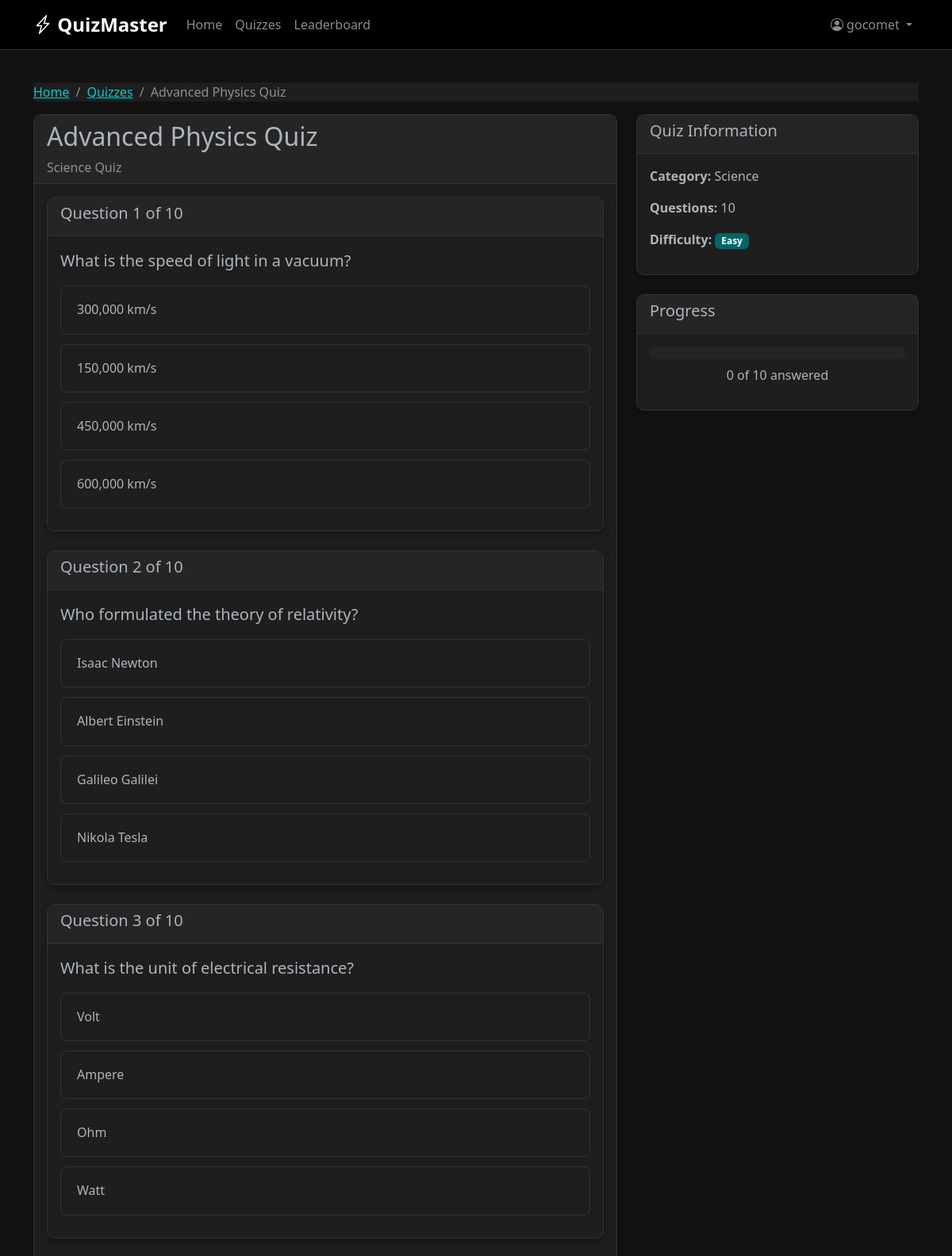
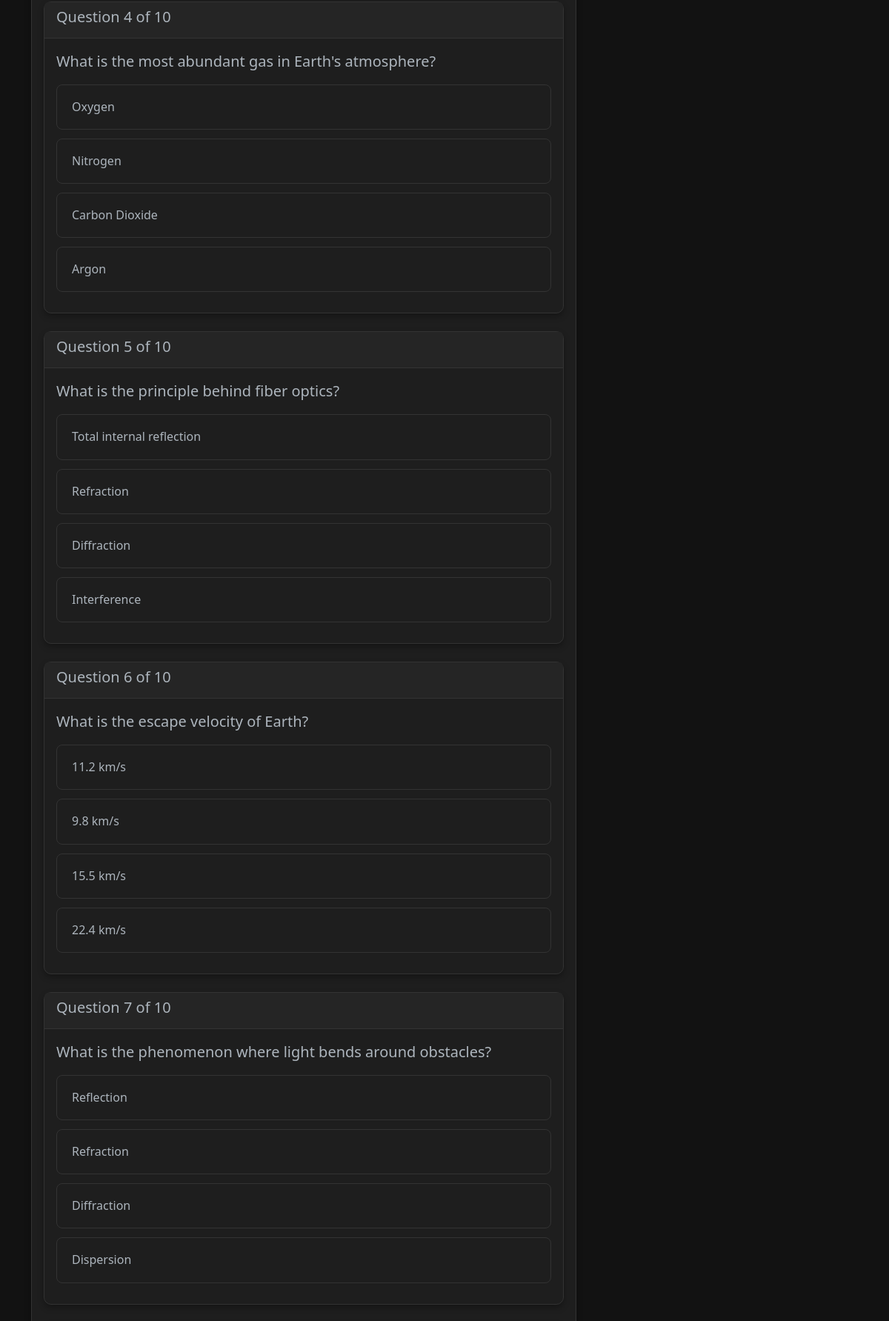
Screenshot of /quiz/9/ (signed in, upper part) with the database file from the repository (2 pictures, top to bottom).
### quiz/models.py (models this page shows, shortened)
class Quiz(models.Model):
    title = models.CharField(max_length=200)
    description = models.TextField(blank=True)
    category = models.ForeignKey(Category, on_delete=models.CASCADE, related_name="quizzes")
    created_at = models.DateTimeField(auto_now_add=True)
    is_active = models.BooleanField(default=True)
    time_limit = models.PositiveIntegerField(
        help_text="Time limit in minutes (0 for no limit)",
        default=0
    )
    class Meta:
        indexes = [
            models.Index(fields=['category']),
            models.Index(fields=['is_active']),
            models.Index(fields=['-created_at']),
        ]

class Category(models.Model):
    name = models.CharField(max_length=100, unique=True)
    description = models.TextField(blank=True)
    created_at = models.DateTimeField(auto_now_add=True)
    class Meta:
        verbose_name_plural = "Categories"
        indexes = [
            models.Index(fields=['name']),
        ]

class Question(models.Model):
    quiz = models.ForeignKey(Quiz, on_delete=models.CASCADE, related_name="questions")
    text = models.CharField(max_length=500)
    difficulty = models.CharField(max_length=20, choices=[
        ('easy', 'Easy'),
        ('medium', 'Medium'),
        ('hard', 'Hard')
    ], default='medium')
    points = models.PositiveIntegerField(default=1, validators=[MinValueValidator(1)])
    created_at = models.DateTimeField(auto_now_add=True)
    class Meta:
        indexes = [
            models.Index(fields=['quiz']),
            models.Index(fields=['difficulty']),
        ]

class Option(models.Model):
    question = models.ForeignKey(Question, on_delete=models.CASCADE, related_name="options")
    text = models.CharField(max_length=255)
    is_correct = models.BooleanField(default=False)
    class Meta:
        indexes = [
            models.Index(fields=['question']),
        ]

### quiz/views.py (the view)
# urls.py: path("quiz/<int:quiz_id>/", views.quiz_detail, name="quiz_detail"),
def quiz_detail(request, quiz_id):
    if not request.user.is_authenticated:
        return redirect_to_login(request.get_full_path(), '/login/', 'next')
    quiz = get_object_or_404(
        Quiz.objects.prefetch_related(
            'questions__options'
        ).select_related('category'),
        id=quiz_id,
        is_active=True
    )
    return render(request, 'quiz/quiz_detail.html', {'quiz': quiz})

### quiz/templates/quiz/quiz_detail.html (shortened to what this page needs)
{% extends "quiz/base.html" %}
{% block content %}
<div class="container my-5">
  <nav aria-label="breadcrumb">
    <ol class="breadcrumb">
      <li class="breadcrumb-item"><a href="{% url 'home' %}">Home</a></li>
      <li class="breadcrumb-item"><a href="{% url 'quiz_list' %}">Quizzes</a></li>
      <li class="breadcrumb-item active" aria-current="page">{{ quiz.title }}</li>
    </ol>
  </nav>
  <div class="row">
    <div class="col-md-8">
      <div class="card">
        <div class="card-header">
          <h2>{{ quiz.title }}</h2>
          <p class="text-muted mb-0">{{ quiz.category.name }} Quiz</p>
        </div>
        <div class="card-body">
          <form id="quiz-form" method="post" action="{% url 'submit' %}">
            {% for question in quiz.questions.all %}
            <div class="card mb-4 question-card">
              <div class="card-header">
                <h5>Question {{ forloop.counter }} of {{ quiz.questions.count }}</h5>
              </div>
              <div class="card-body">
                <p class="lead">{{ question.text }}</p>
                <div class="options-container">
                  {% for opt in question.options.all %}
                  <div class="option-item">
                    <div class="form-check">
                      <label class="form-check-label h6" for="opt{{ opt.id }}">{{ opt.text }}</label>
                    </div>
                  </div>
                  {% endfor %}
                </div>
              </div>
            </div>
            {% endfor %}
          </form>
        </div>
      </div>
    </div>
    <div class="col-md-4">
      <div class="card">
        <div class="card-header">
          <h5>Quiz Information</h5>
        </div>
        <div class="card-body">
          <p><strong>Category:</strong> {{ quiz.category.name }}</p>
          <p><strong>Questions:</strong> {{ quiz.questions.count }}</p>
          <p><strong>Difficulty:</strong>
            {% if quiz.questions.count > 0 %}
              {% with first_question=quiz.questions.first %}
                {% if first_question.difficulty == 'hard' %}
                  <span class="badge bg-danger">Hard</span>
                {% elif first_question.difficulty == 'medium' %}
                  <span class="badge bg-warning text-dark">Medium</span>
                {% else %}
                  <span class="badge bg-success">Easy</span>
                {% endif %}
              {% endwith %}
            {% else %}
              <span class="badge bg-secondary">Not Available</span>
            {% endif %}
          </p>
        </div>
      </div>
      <div class="card mt-4">
        <div class="card-header">
          <h5>Progress</h5>
        </div>
        <div class="card-body">
          <div class="progress">
          </div>
          <p class="mt-2 text-center"><span id="answered-count">0</span> of {{ quiz.questions.count }} answered</p>
        </div>
      </div>
    </div>
  </div>
</div>
{% endblock %}

### quiz/templates/quiz/base.html (shortened to what this page needs)
<!doctype html>
<html lang="en" data-bs-theme="dark">
<head>
  <link href="https://cdn.jsdelivr.net/npm/bootstrap@5.3.0/dist/css/bootstrap.min.css" rel="stylesheet">
  <link rel="stylesheet" href="https://cdn.jsdelivr.net/npm/bootstrap-icons@1.10.0/font/bootstrap-icons.css">
</head>
<body>
  <nav class="navbar navbar-expand-lg navbar-dark fixed-top">
    <div class="container">
      <a class="navbar-brand" href="{% url 'home' %}">
        <i class="bi bi-lightning-charge"></i> QuizMaster
      </a>
      <div class="collapse navbar-collapse" id="navbarNav">
        <ul class="navbar-nav me-auto">
          <li class="nav-item">
            <a class="nav-link" href="{% url 'home' %}">Home</a>
          </li>
          <li class="nav-item">
            <a class="nav-link" href="{% url 'quiz_list' %}">Quizzes</a>
          </li>
          <li class="nav-item">
            <a class="nav-link" href="{% url 'leaderboard' %}">Leaderboard</a>
          </li>
        </ul>
        <ul class="navbar-nav">
          {% if user.is_authenticated %}
            <li class="nav-item dropdown">
              <a class="nav-link dropdown-toggle" href="#" id="navbarDropdown" role="button" data-bs-toggle="dropdown">
                <i class="bi bi-person-circle"></i> {{ user.username }}
              </a>
            </li>
          {% endif %}
        </ul>
      </div>
    </div>
  </nav>
  <main>
    {% block content %}{% endblock %}
  </main>
</body>
</html>

### quiz/templates/quiz/base.html (style rules this page uses)
body { padding-top: 56px; background-color: #121212; color: #e0e0e0; }
.navbar { background-color: #000 !important; border-bottom: 1px solid #333; }
.navbar-brand { font-weight: bold; font-size: 1.5rem; color: #fff !important; }
.card { background-color: #1e1e1e; border: 1px solid #333; border-radius: 10px; box-shadow: 0 4px 8px rgba(0,0,0,0.3); }
.card-header { background-color: #252525; border-bottom: 1px solid #333; font-weight: 500; }
.breadcrumb { background-color: #1e1e1e; }
a { color: #00cccc; }
.progress { background-color: #252525; }
.badge.bg-success { background-color: #006666 !important; }

### quiz/templates/quiz/quiz_detail.html (style rules this page uses)
.question-card { transition: all 0.3s ease; background-color: #1e1e1e; border: 1px solid #333; }
.option-item { padding: 15px 20px; border-radius: 8px; transition: all 0.2s ease; border: 1px solid #333; cursor: pointer; margin-bottom: 12px; user-select: none; min-height: 50px; display: block; width: 100%; box-sizing: border-box; }
.form-check { width: 100%; margin-bottom: 0; padding: 5px 0; }
.form-check-label { width: 100%; cursor: pointer; margin-bottom: 0; display: block; }
.progress { background-color: #252525; }

### rows the page displays
Quiz: title "Advanced Physics Quiz", category.name "Science", questions.count "10"
Question: text "What is the speed of light in a vacuum?"
Option: text "300,000 km/s"
Option: text "150,000 km/s"
Option: text "450,000 km/s"
Option: text "600,000 km/s"
Question: text "Who formulated the theory of relativity?"
Option: text "Isaac Newton"
Option: text "Albert Einstein"
Option: text "Galileo Galilei"
Option: text "Nikola Tesla"
Question: text "What is the unit of electrical resistance?"
Option: text "Volt"
Option: text "Ampere"
Option: text "Ohm"
Option: text "Watt"
Question: text "What is the most abundant gas in Earth's atmosphere?"
Option: text "Oxygen"
Option: text "Nitrogen"
Option: text "Carbon Dioxide"
Option: text "Argon"
Question: text "What is the principle behind fiber optics?"
Option: text "Total internal reflection"
Option: text "Refraction"
Option: text "Diffraction"
Option: text "Interference"
Question: text "What is the escape velocity of Earth?"
Option: text "11.2 km/s"
Option: text "9.8 km/s"
Option: text "15.5 km/s"
Option: text "22.4 km/s"
Question: text "What is the phenomenon where light bends around obstacles?"
Option: text "Reflection"
Option: text "Refraction"
Option: text "Diffraction"
Option: text "Dispersion"

### other values shown
{{ user.username }} "gocomet"
